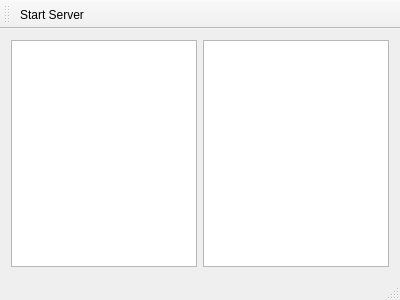
<?xml version="1.0" encoding="UTF-8"?>
<ui version="4.0">
 <class>MainWindow</class>
 <widget class="QMainWindow" name="MainWindow">
  <property name="geometry">
   <rect>
    <x>0</x>
    <y>0</y>
    <width>400</width>
    <height>300</height>
   </rect>
  </property>
  <property name="windowTitle">
   <string>MainWindow</string>
  </property>
  <widget class="QWidget" name="centralWidget">
   <layout class="QGridLayout" name="gridLayout">
    <item row="0" column="0">
     <widget class="QListView" name="listView"/>
    </item>
    <item row="0" column="1">
     <widget class="QTextBrowser" name="log"/>
    </item>
   </layout>
  </widget>
  <widget class="QMenuBar" name="menuBar">
   <property name="geometry">
    <rect>
     <x>0</x>
     <y>0</y>
     <width>400</width>
     <height>21</height>
    </rect>
   </property>
  </widget>
  <widget class="QToolBar" name="mainToolBar">
   <attribute name="toolBarArea">
    <enum>TopToolBarArea</enum>
   </attribute>
   <attribute name="toolBarBreak">
    <bool>false</bool>
   </attribute>
   <addaction name="actionStart_Server"/>
  </widget>
  <widget class="QStatusBar" name="statusBar"/>
  <action name="actionStart_Server">
   <property name="text">
    <string>Start Server</string>
   </property>
  </action>
 </widget>
 <layoutdefault spacing="6" margin="11"/>
 <resources/>
 <connections/>
</ui>
